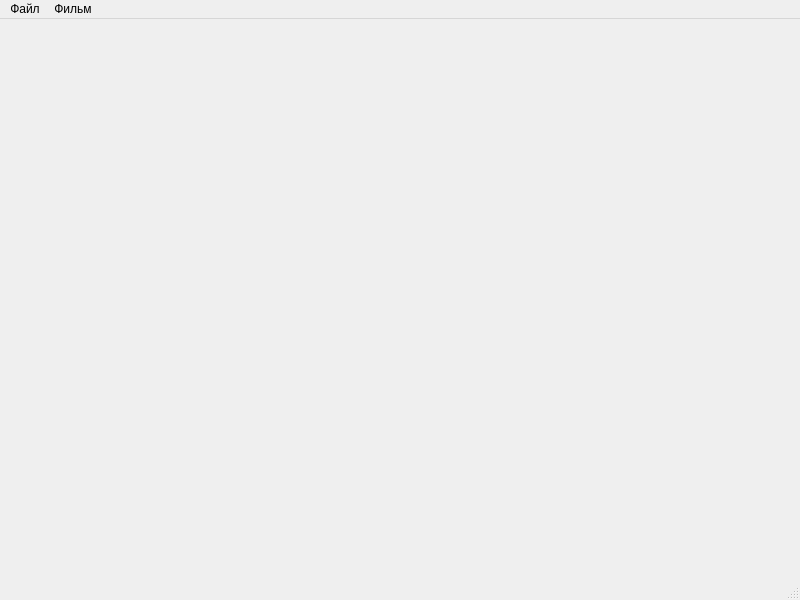
<?xml version="1.0" encoding="UTF-8"?>
<ui version="4.0">
 <class>MainWindow</class>
 <widget class="QMainWindow" name="MainWindow">
  <property name="geometry">
   <rect>
    <x>0</x>
    <y>0</y>
    <width>800</width>
    <height>600</height>
   </rect>
  </property>
  <property name="sizePolicy">
   <sizepolicy hsizetype="Preferred" vsizetype="Preferred">
    <horstretch>0</horstretch>
    <verstretch>0</verstretch>
   </sizepolicy>
  </property>
  <property name="minimumSize">
   <size>
    <width>800</width>
    <height>600</height>
   </size>
  </property>
  <property name="windowTitle">
   <string>Film library</string>
  </property>
  <property name="statusTip">
   <string extracomment="123"/>
  </property>
  <widget class="QWidget" name="centralWidget">
   <property name="sizePolicy">
    <sizepolicy hsizetype="MinimumExpanding" vsizetype="Minimum">
     <horstretch>1</horstretch>
     <verstretch>0</verstretch>
    </sizepolicy>
   </property>
   <property name="minimumSize">
    <size>
     <width>100</width>
     <height>100</height>
    </size>
   </property>
  </widget>
  <widget class="QMenuBar" name="menuBar">
   <property name="geometry">
    <rect>
     <x>0</x>
     <y>0</y>
     <width>800</width>
     <height>25</height>
    </rect>
   </property>
   <widget class="QMenu" name="menu">
    <property name="title">
     <string>Файл</string>
    </property>
    <addaction name="actionNew"/>
    <addaction name="actionOpen"/>
    <addaction name="actionClose"/>
    <addaction name="separator"/>
    <addaction name="actionExit"/>
   </widget>
   <widget class="QMenu" name="menu_2">
    <property name="title">
     <string>Фильм</string>
    </property>
    <addaction name="actionUpdate"/>
    <addaction name="separator"/>
    <addaction name="actionCreate"/>
    <addaction name="actionEdit"/>
    <addaction name="actionDelete"/>
    <addaction name="separator"/>
    <addaction name="actionSearch"/>
   </widget>
   <addaction name="menu"/>
   <addaction name="menu_2"/>
  </widget>
  <widget class="QStatusBar" name="statusBar">
   <property name="statusTip">
    <string/>
   </property>
  </widget>
  <action name="actionExit">
   <property name="text">
    <string>Выход</string>
   </property>
   <property name="statusTip">
    <string>Закрыть приложение</string>
   </property>
   <property name="shortcut">
    <string>Ctrl+Q</string>
   </property>
   <property name="shortcutContext">
    <enum>Qt::ApplicationShortcut</enum>
   </property>
  </action>
  <action name="actionCreate">
   <property name="text">
    <string>Добавить</string>
   </property>
   <property name="statusTip">
    <string>Добавить фильм</string>
   </property>
   <property name="shortcutContext">
    <enum>Qt::ApplicationShortcut</enum>
   </property>
  </action>
  <action name="actionEdit">
   <property name="enabled">
    <bool>false</bool>
   </property>
   <property name="text">
    <string>Редактировать</string>
   </property>
   <property name="statusTip">
    <string>Редактировать выбранный фильм</string>
   </property>
   <property name="shortcutContext">
    <enum>Qt::ApplicationShortcut</enum>
   </property>
  </action>
  <action name="actionDelete">
   <property name="enabled">
    <bool>false</bool>
   </property>
   <property name="text">
    <string>Удалить</string>
   </property>
   <property name="statusTip">
    <string>Удалить выбранный фильм</string>
   </property>
   <property name="shortcutContext">
    <enum>Qt::ApplicationShortcut</enum>
   </property>
  </action>
  <action name="actionSearch">
   <property name="text">
    <string>Поиск</string>
   </property>
   <property name="statusTip">
    <string>Найти фильм</string>
   </property>
   <property name="shortcutContext">
    <enum>Qt::ApplicationShortcut</enum>
   </property>
  </action>
  <action name="actionUpdate">
   <property name="text">
    <string>Обновить список</string>
   </property>
   <property name="statusTip">
    <string>Обновить список фильмов</string>
   </property>
   <property name="shortcutContext">
    <enum>Qt::ApplicationShortcut</enum>
   </property>
  </action>
  <action name="actionOpen">
   <property name="text">
    <string>Открыть...</string>
   </property>
   <property name="shortcut">
    <string>Ctrl+O</string>
   </property>
  </action>
  <action name="actionNew">
   <property name="text">
    <string>Создать...</string>
   </property>
   <property name="shortcut">
    <string>Ctrl+N</string>
   </property>
  </action>
  <action name="actionClose">
   <property name="text">
    <string>Закрыть</string>
   </property>
  </action>
 </widget>
 <layoutdefault spacing="6" margin="11"/>
 <resources/>
 <connections/>
</ui>
